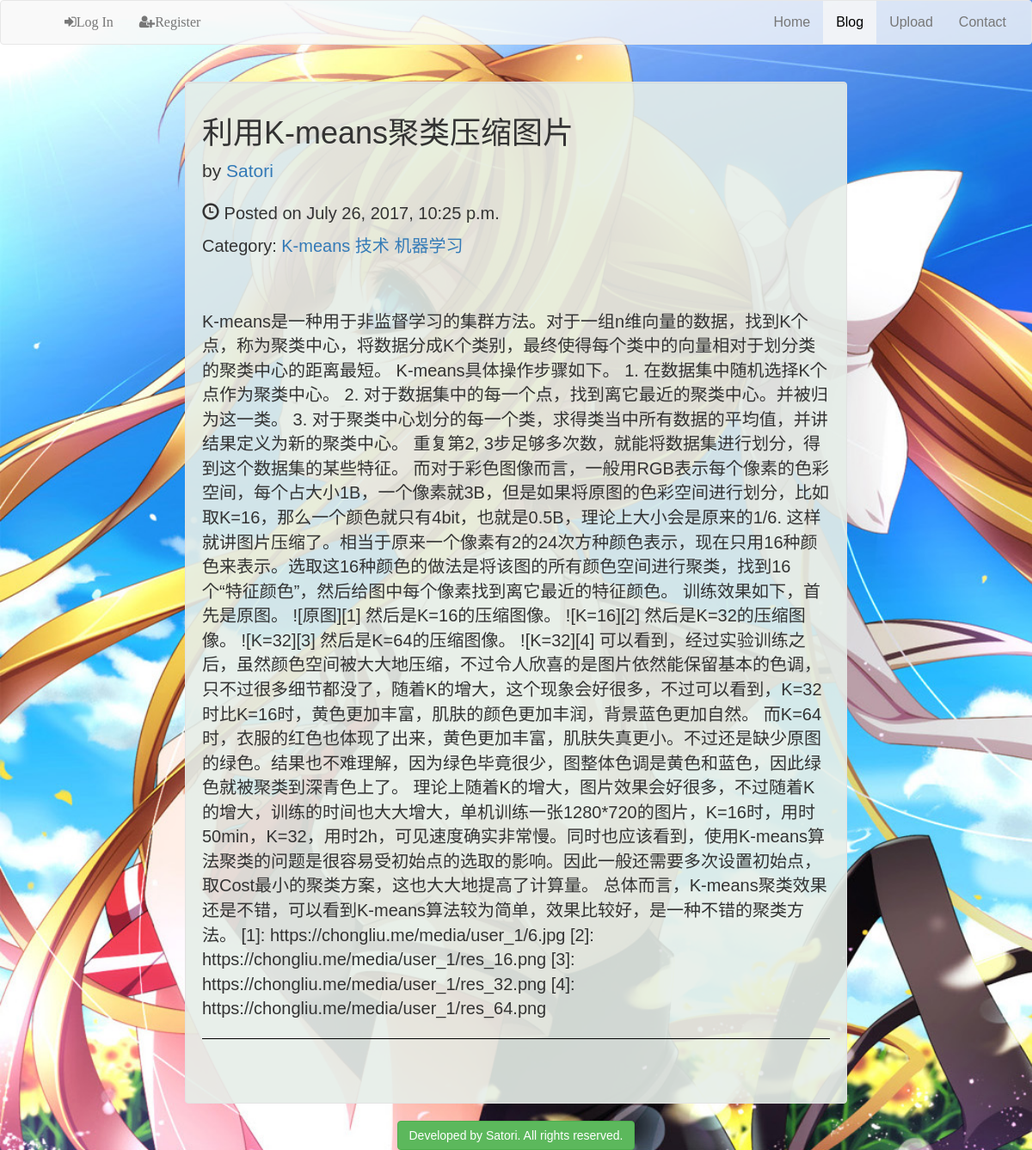
Before: /blogs/archive/123/ with the older database file.
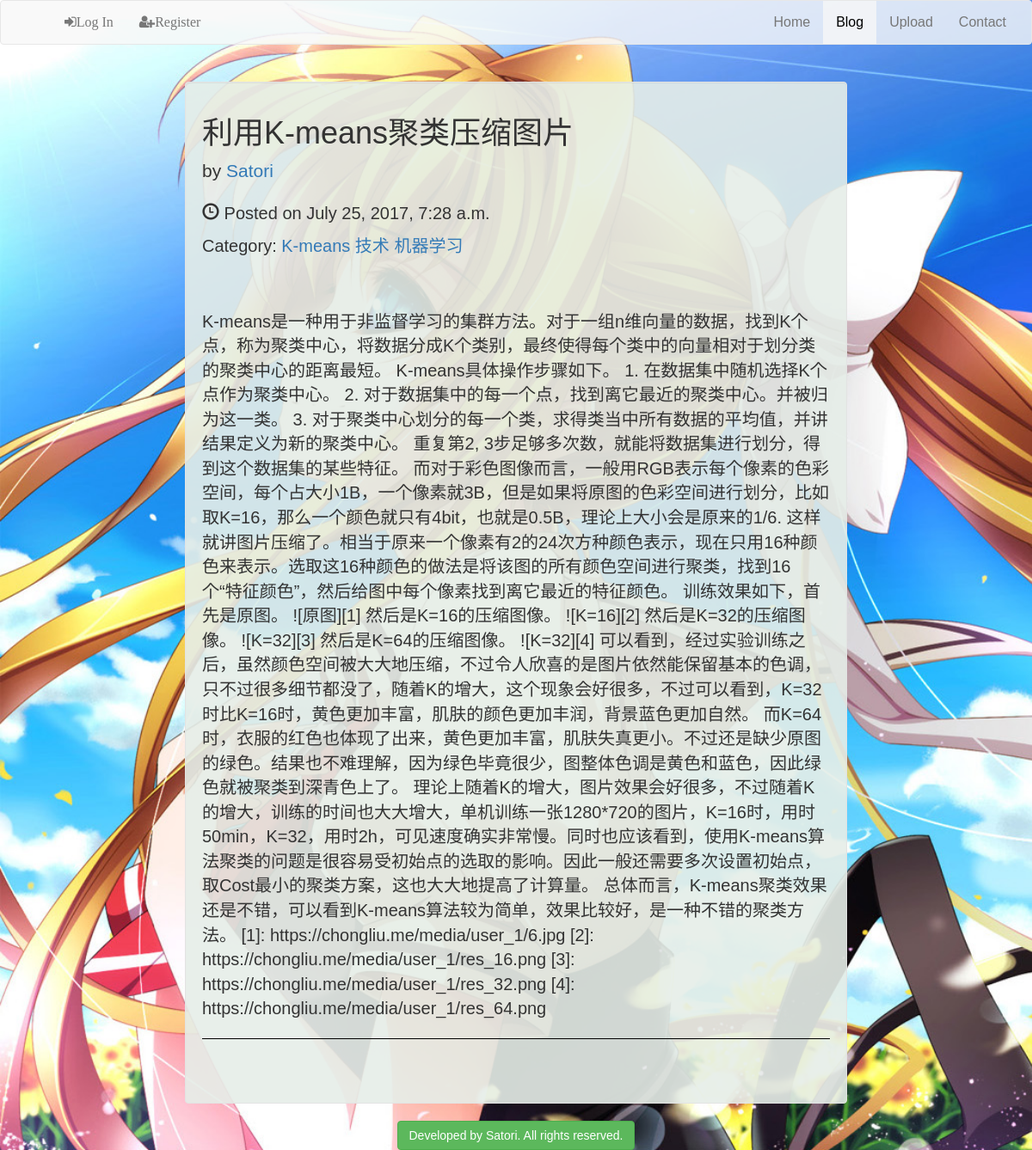
After: the same page with the newer database file.
### blogs/models.py (models this page shows, shortened)
class Blog(models.Model):
    title = models.CharField(max_length=500, null=False)
    author = models.ForeignKey(settings.AUTH_USER_MODEL, on_delete=models.CASCADE)
    publish_time = models.DateTimeField(auto_now_add=True, auto_now=False)
    last_update_time = models.DateTimeField(null=True, blank=True)
    text = models.TextField()
    class Meta:
        ordering = ('-publish_time', 'title', 'author',)

class BlogCategory(models.Model):
    blog = models.ManyToManyField(Blog)
    name = models.CharField(max_length=50)
    def __str__(self):
        return self.name
    class Meta:
        ordering = ('name',)

### blogs/views.py (the view)
# urls.py: url(r'^archive/(?P<blog_id>[0-9]+)/$', views.archive, name="archive"),
def archive(request, blog_id):
    blog = get_object_or_404(Blog, id=blog_id)
    comment_form = BlogCommentForm()
    comments = Comment.objects.filter(blog=blog)
    return render(request, "blogs/detail.html", {"blog": blog, 'comment_form': comment_form, 'nodes': comments, },)

### blogs/templates/blogs/detail.html (shortened to what this page needs)
{% extends "mysite/base.html" %}
{% load static %}
{% load crispy_forms_tags %}
{% load mptt_tags %}
{% load avatar_tags %}
{% block additional_head %}
    <link href="{% static 'blogs/blog-post.css' %}" rel="stylesheet">
    <link href="{% static 'blogs/myblog.css' %}" rel="stylesheet">
{% endblock %}
{% block content %}
    <br/>
    <div class="blog-detail_div well">
        <h1>{{ blog.title }}</h1>
        <p class="lead">
            by <a href="#">{{ blog.author }}</a>
        </p>
        <p><span class="glyphicon glyphicon-time"></span> Posted on {{ blog.publish_time }}</p>
        {% if blog.blogcategory_set.all.count is not 0 %}
            <p>
                Category:
                {% for category in blog.blogcategory_set.all %}
                    <a href="{% url 'blogs:category' category %}">{{ category }}</a>
                {% endfor %}
            </p>
        {% endif %}
        <br/>
        <p class="lead"><div class="blog_content">{{ blog.text }}</div></p>
        <hr>
        {% recursetree nodes %}
        <div class="media">
            <div class="media-left">
            </div>
            <div class="media-body">
                <h4 class="media-heading">{{ node.author }}
                    <br/>
                </h4>
            </div>
        </div>
        {% endrecursetree %}
    </div>
{% endblock %}

### mysite/templates/mysite/base.html (shortened to what this page needs)
{% load static %}
{% load avatar_tags %}
<!DOCTYPE html>
<html lang="en">
    <head>
        <link rel="stylesheet" href="https://maxcdn.bootstrapcdn.com/bootstrap/3.3.7/css/bootstrap.css">
        <link rel="stylesheet" href="https://maxcdn.bootstrapcdn.com/font-awesome/4.3.0/css/font-awesome.min.css">
        <link rel="stylesheet" href="https://cdnjs.cloudflare.com/ajax/libs/highlight.js/9.10.0/styles/monokai-sublime.min.css">
        <link href="{% static 'mysite/cover.css' %}" rel="stylesheet">
        {% block additional_head %}
        {% endblock %}
    </head>
    <body>
        <nav class="navbar navbar-default">
            <div class="container">
                <div class="navbar-header">
                </div>
                <div id="navbar">
                    <ul class="nav navbar-nav">
                        {% if user.is_authenticated %}
                            <li><a href="{% url 'auth_logout' %}"><i class="fa fa-sign-out" aria-hidden="true">Log Out</i></a></li>
                        {% else %}
                            <li><a href="{% url 'auth_login' %}"><i class="fa fa-sign-in" aria-hidden="true">Log In</i></a></li>
                            <li><a href="{% url 'registration_register' %}"><i class="fa fa-user-plus" aria-hidden="true">Register</i></a></li>
                        {% endif %}
                    </ul>
                    <ul class="nav navbar-nav navbar-right">
                        <li {% if request.path == '/' %}class="active"{% endif %}><a href="/">Home</a></li>
                        <li {% if '/blogs' in request.path %}class="active"{% endif %}><a href="{% url 'blogs:index' %}">Blog</a></li>
                        <li {% if '/upload' in request.path %}class="active"{% endif %}><a href="{% url 'upload:upload-new' %}">Upload</a></li>
                        <li {% if '/contact' in request.path %}class="active"{% endif %}><a href="{% url 'contact' %}">Contact</a></li>
                    </ul>
                </div>
            </div>
        </nav>
        <div class="container-fluid">
            <div class="row">
                <div class="col-lg-8 col-lg-offset-2 col-md-12">
                    {% block content %}
                    {% endblock %}
                    <div class="footer">
                        <a class="btn btn-success" href="https://github.com/KomeijiSatori/mysite" target="_blank">Developed by Satori. All rights reserved.</a>
                    </div>
                </div>
            </div>
        </div>
    </body>
</html>

### mysite/static/mysite/cover.css (style rules this page uses)
html, body { font-family: Helvetica, Arial, PingFang SC, Microsoft Yahei, Hiragino Sans GB, WenQuanYi Micro Hei, NSimSun, Simsun, sans-serif !important; font-size: 16px; height: 100%; background-image: url("images/bg-img.jpg"); background-repeat: no-repeat; background-size: cover; background-attachment: fixed; }
.navbar-default { background-color: rgba(248, 248, 248, 0.8) }
.navbar-default .navbar-nav > .active > a { background-color: rgba(248, 248, 248, 0.8); color: #000; }
.footer { text-align: center; }
hr { border-top: 1px solid #000; }

### blogs/static/blogs/blog-post.css (style rules this page uses)
.media-body { text-align: left; }
.media-left { min-width: 80px; }

### blogs/static/blogs/myblog.css (style rules this page uses)
.blog-detail_div { background-color: rgba(230,238,232,0.9); font-size: 20px; word-wrap: break-word; }

Changed rows visible on the page:
changed Blog "利用K-means聚类压缩图片": publish_time "July 26, 2017, 10:25 p.m." → "July 25, 2017, 7:28 a.m."
